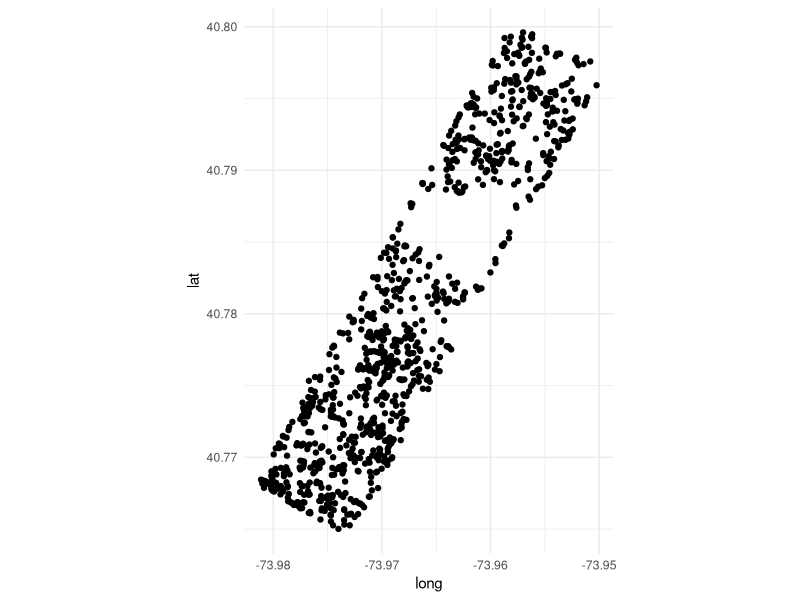
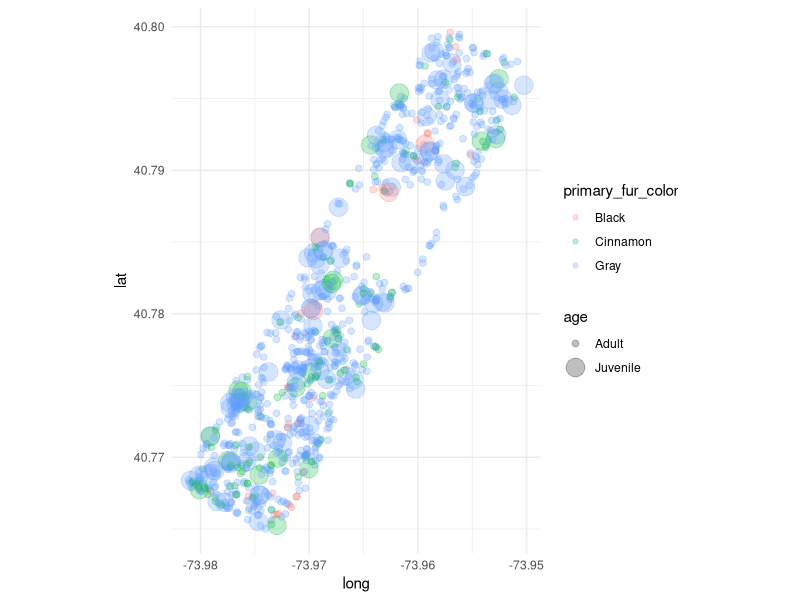

R code for these plots, in order:
## ---- chunk 1
print('Hello world.')
## ---- chunk 2
library(tidyverse)
library(ggplot2)
theme_set(theme_minimal())
knitr::opts_chunk$set(dpi = 200)
## ---- chunk 3
squirrel_subset <- read_csv('./squirrels_subset.csv')
squirrel_subset <- squirrel_subset %>%
  mutate(date_f = as.Date.character(date, format = '%m%d%Y'))
## ---- chunk 4
ggplot(data = squirrel_subset) + 
  aes(x = long, y = lat) + 
  geom_point() + 
  coord_quickmap()
## ---- chunk 5
# ?geom_point()
## ---- chunk 6
ggplot(data = squirrel_subset) + 
  aes(x = long, y = lat, color = primary_fur_color, size = age) + 
  geom_point(alpha = 0.25) + 
  coord_quickmap()
